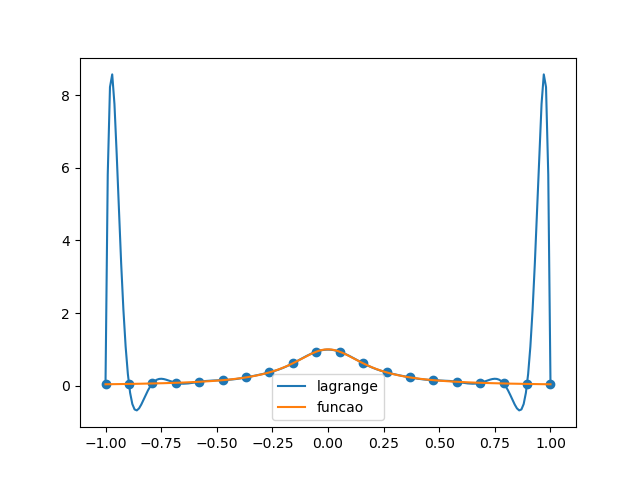

This figure's Python source:
from matplotlib import pyplot as plt
import numpy as np

def lagrange(x, y):
    #Eq do polinomio de lagrange
    n = len(x)
    if n == len(y):
        eq = ''
        for k in range(n):
            numer = '*'.join([f'(x{-xi:+})' for i, xi in enumerate(x) if i != k])
            denom = '*'.join([f'({x[k]}{-xi:+})' for i, xi in enumerate(x) if i != k])
            eq += f'{y[k]:+}*({numer})/({denom})'
        return eq
    else:
        raise TypeError('O número de coordenadas x é diferente do número de coordenadas y')


if __name__ == '__main__':

    x = [1, 2, 3, 3.2, 4.1, 5.7] #coordenadas x dos pontos
    y = [2, 5, 1, 2, 1, 10] #coordenadas y dos pontos

    eq = lagrange(x,y)

    # def subs(x):
    #     return eval(eq)

    # print('p(x) = ', eq)

    # print(subs(1), subs(2), subs(3))

    def f(x):
        return 1 / (1 + 25 * x ** 2)
    
    num = 20 
    #As vezes colocar mais pontos apenas afasta o polinomio interpolador do grafico da funcao, isso é chamado de fenomeno de runge (num = 20)
    #portanto, aumentar o nro de pontos para obter uma melhor aproximação nao é uma boa ideia por conta do fenomeno de runge

    x2 = [-1 + (2/(num - 1)) * i for i in range(num)]
    y2 = [f(i) for i in x2]
    # print(x2)
    # print(y2)
    eq2 = lagrange(x2,y2)  #eq do polinomio interpolador de lagrande na lista de pontos dada por x2,y2

    def subs(x):
        return eval(eq2)

    print('p(x) =', eq2)

    #vamos plotar os graficos
    # t da o dominio e por isso ao alterar as coordenadas deve-se alterar o dominio informado em t
    t = np.linspace(-1, 1, 200)  #cria uma lista de 100 pontos espaçados igualmente dentro do intervalo [1,3]

    #plotando o grafico do polinomio interpolador
    plt.plot(t, subs(t), label='lagrange')  #representa as coordenadas x,y

    plt.plot(t, f(t), label='funcao') #grafico da funcao

    plt.scatter(x2,y2) #plotando os pontos das coordenadas x,y
    
    plt.legend()

    plt.savefig('lagrange.png')
